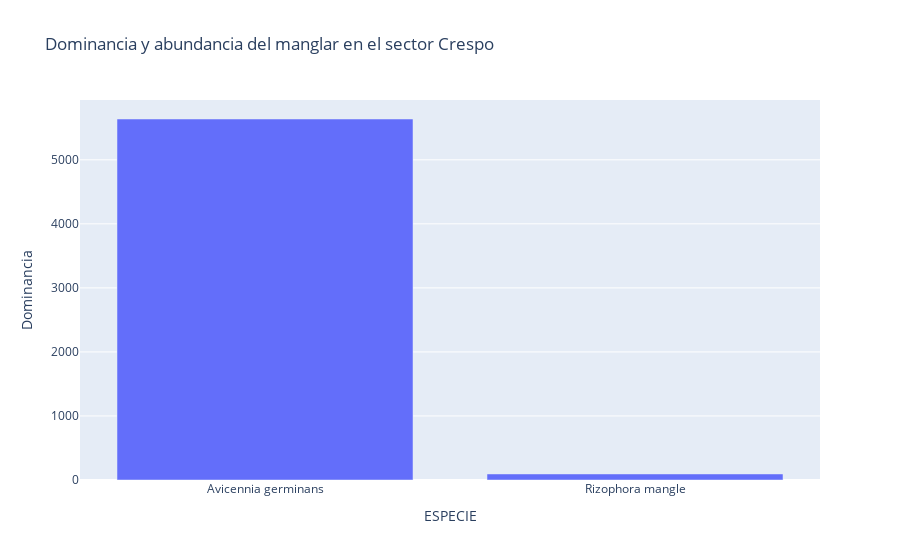

This figure's notebook cell:
### Code cell
figura7=px.bar(df_7,x="ESPECIE",y="Dominancia",barmode="group",title="Dominancia y abundancia del manglar en el sector Crespo")
figura7

### Figure 1 — Plotly figure (JSON) as saved in the notebook; plotly's stock layout.template omitted (floating-point values rounded to 4 significant figures)
{"data": [{"alignmentgroup": "True", "hovertemplate": "ESPECIE=%{x}<br>Dominancia=%{y}<extra></extra>", "legendgroup": "", "marker": {"color": "#636efa", "pattern": {"shape": ""}}, "name": "", "offsetgroup": "", "orientation": "v", "showlegend": false, "textposition": "auto", "type": "bar", "x": ["Avicennia germinans", "Rizophora mangle"], "xaxis": "x", "y": [5637, 94.36], "yaxis": "y"}], "layout": {"autosize": true, "barmode": "group", "legend": {"tracegroupgap": 0}, "title": {"text": "Dominancia y abundancia del manglar en el sector Crespo"}, "xaxis": {"anchor": "y", "autorange": true, "domain": [0, 1], "range": [-0.5, 1.5], "title": {"text": "ESPECIE"}, "type": "category"}, "yaxis": {"anchor": "x", "autorange": true, "domain": [0, 1], "range": [0, 5934.0], "title": {"text": "Dominancia"}, "type": "linear"}}}
